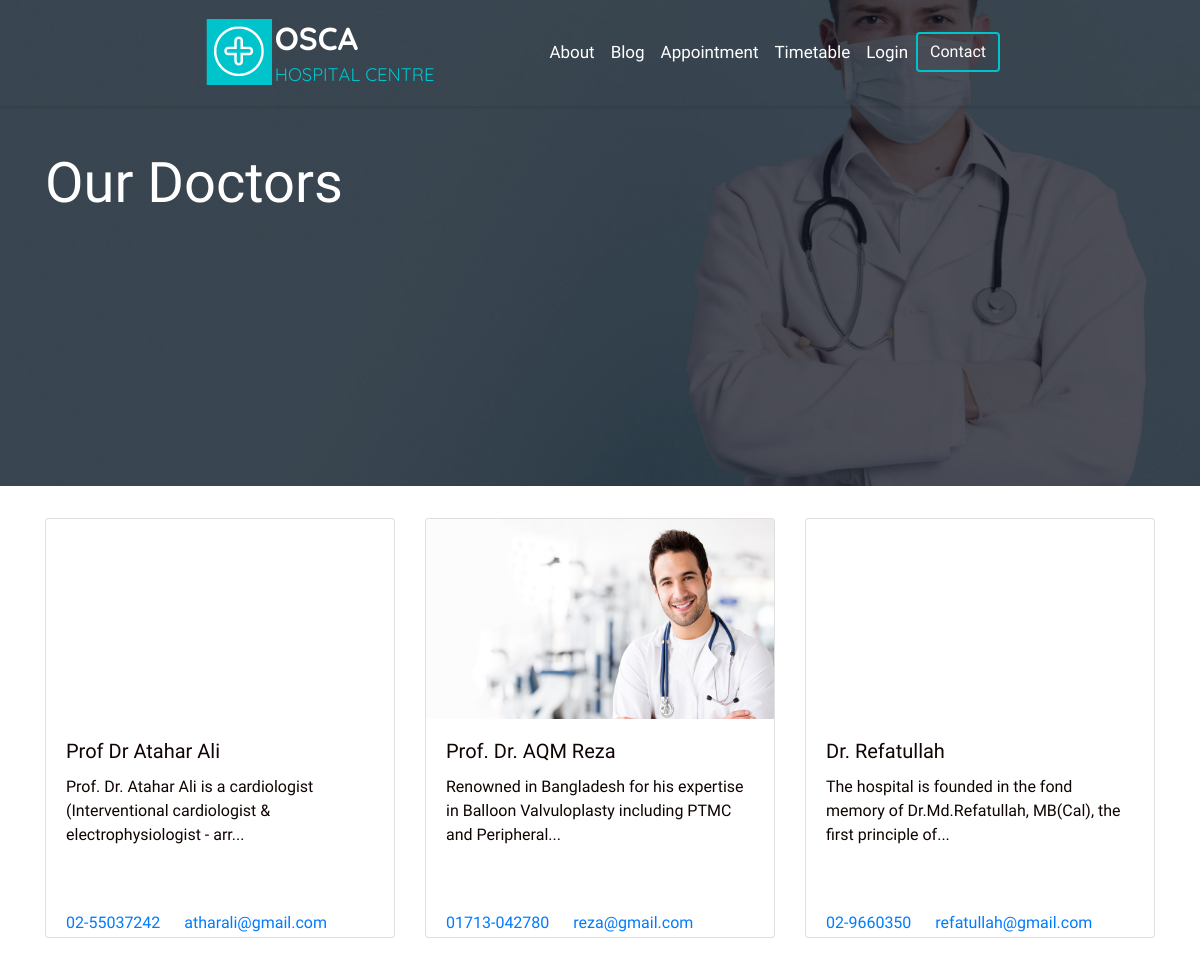
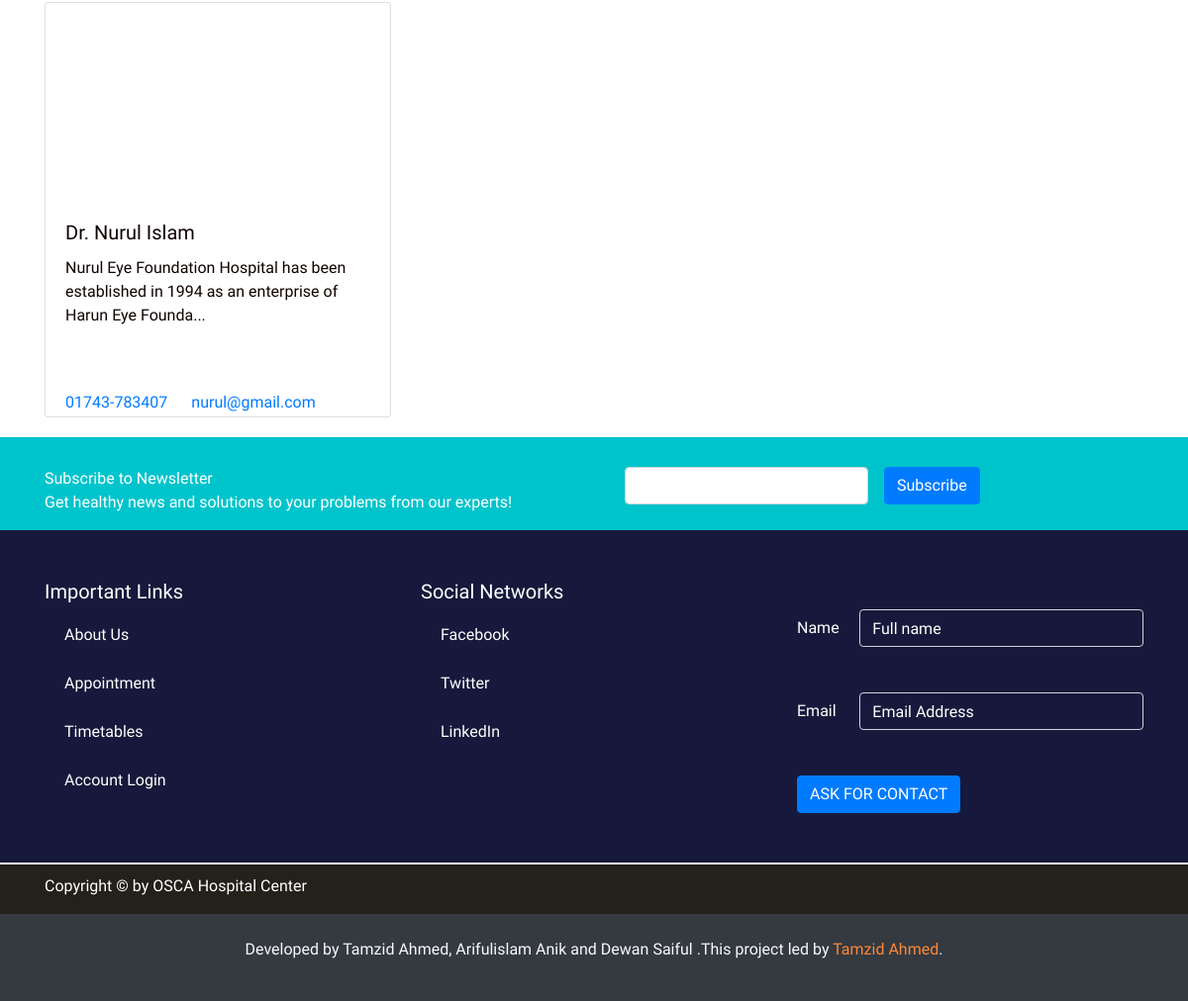
The app's page /doctors.php with its own data (2 pictures, top to bottom).
### tables this page shows
CREATE TABLE `user` (
  `id` int(11) NOT NULL,
  `user_type` varchar(15) NOT NULL,
  `full_name` varchar(50) NOT NULL,
  `email` varchar(50) NOT NULL,
  `phone` varchar(50) DEFAULT NULL,
  `password` varchar(100) NOT NULL,
  `description` mediumtext DEFAULT NULL,
  `category` varchar(40) DEFAULT NULL,
  `service` varchar(40) DEFAULT NULL,
  `profile_picture` varchar(500) DEFAULT NULL,
  `registration_time` timestamp NOT NULL DEFAULT current_timestamp() ON UPDATE current_timestamp()
);

### controller/config.inc.php (called while the page is built, shortened)
<?php
$servername = "localhost";
$db_username = "root";
$db_password = "";
$db_name = "osca_new";
function getArray($query)
{
  global $servername, $db_username, $db_password, $db_name;
  $conn = mysqli_connect($servername, $db_username, $db_password, $db_name);
  $data = array();
  $result = mysqli_query($conn, $query);
  if (mysqli_num_rows($result) > 0) {
    while ($row = mysqli_fetch_assoc($result)) {
      $data[] = $row;
    }
  }
  return $data;
}

### controller/Controller.php (called while the page is built, shortened)
<?php
require_once 'config.inc.php';
function getAllDoctors()
{
    $query = "SELECT * FROM `user` WHERE `user_type`= 'doctor'";
    $doctors = getArray($query);
    $query = "SELECT COUNT(*) as count FROM `user` WHERE `user_type` = 'doctor' ";
    $doctorsCounter = getArray($query);
    return $doctors;
}

### doctors.php (the view, shortened to what this page needs)
<?php
include('includes/header.php');
require_once 'controller/Controller.php';
$doctors = getAllDoctors();
?>
<body>
  <section>
    <div class="jumbotron jumbotron-fluid doctors-hero">
      <div class="container">
        <h1 class="display-4 about-hero-title">Our Doctors</h1>
      </div>
    </div>
    <div class="container">
      <div class="row">
        <?php
        if ($doctors > 0) {
          foreach ($doctors as $doctor) {
            echo "<div class='col-sm-4'>";
            echo "<a href='templates/doctor_profile_template.php?id=" . $doctor["id"] . "'  name='id'>";
            echo "<div class='card single-doctor-direct-loop'>";
            echo " <img src='../../assets/images/uploaded_images/doctor_images/" . $doctor["profile_picture"] . "' class='card-img-top' alt=''>";
            echo "<div class='card-body'>";
            echo "<h5 class='card-title'>" . $doctor["full_name"] . "</h5>";
            $truncated = (strlen($doctor["description"]) > 95) ? substr($doctor["description"], 0, 95) . '...' : $doctor["description"];
            echo "<p class='card-text loop-text'>" . $truncated .  "</p>";
            echo "<br><br>";
            echo " <a href='tel:" . $doctor["phone"] . " ' class='card-link'>" . $doctor["phone"] .  "</a>";
            echo " <a href='mailto: " . $doctor["email"] . " ' class='card-link'>" . $doctor["email"] .  "</a>";
            echo "</div>
          </div>
          </a>
          </div>
          ";
          }
        } ?>
      </div>
    </div>
  </section>
</body>
</body>
<?php
include('includes/footer.php');
?>

### assets/css/styles.css (style rules this page uses)
* { font-family: "Oswald", sans-serif; margin: 0; padding: 0; color: #0f0402; }
a { text-decoration: none !important; }
.card-title { font-weight: 300; }
.jumbotron-fluid { background-color: transparent !important; }
.single-blog-direct-loop, .single-doctor-direct-loop { cursor: pointer; min-height: 420px !important; max-height: 420px !important; margin-bottom: 20px; }
.single-blog-direct-loop img, .single-doctor-direct-loop img { min-height: 200px !important; max-height: 200px !important; }
::placeholder { color: white !important; }
.doctors-hero { background-image: url("/assets/images/3485318-min.jpg"); opacity: 1; min-height: 500px; overflow: hidden; background-attachment: scroll; background-position: center; background-repeat: no-repeat; background-size: cover; margin-top: -120px; }
.about-hero-title { padding-top: 100px; color: white; }

### records on screen
user: full_name "Prof Dr Atahar Ali", description "Prof. Dr. Atahar Ali is a cardiologist (Interventional cardiologist & electrophysiologist - arr...", phone "02-55037242", email "atharali@gmail.com"
user: profile_picture (picture), full_name "Prof. Dr. AQM Reza", description "Renowned in Bangladesh for his expertise in Balloon Valvuloplasty including PTMC and Peripheral...", phone "01713-042780", email "reza@gmail.com"
user: full_name "Dr. Refatullah", description "The hospital is founded in the fond memory of Dr.Md.Refatullah, MB(Cal), the first principle of...", phone "02-9660350", email "refatullah@gmail.com"
user: full_name "Dr. Nurul Islam", description "Nurul Eye Foundation Hospital has been established in 1994 as an enterprise of Harun Eye Founda...", phone "01743-783407", email "nurul@gmail.com"
